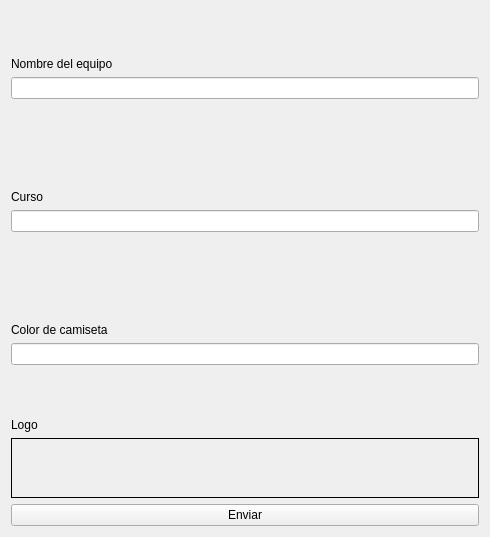
<?xml version="1.0" encoding="UTF-8"?>
<ui version="4.0">
 <class>Form</class>
 <widget class="QWidget" name="Form">
  <property name="geometry">
   <rect>
    <x>0</x>
    <y>0</y>
    <width>490</width>
    <height>537</height>
   </rect>
  </property>
  <property name="windowTitle">
   <string>Form</string>
  </property>
  <layout class="QVBoxLayout" name="verticalLayout">
   <item alignment="Qt::AlignmentFlag::AlignBottom">
    <widget class="QLabel" name="label_nombre_equipo">
     <property name="text">
      <string>Nombre del equipo</string>
     </property>
    </widget>
   </item>
   <item alignment="Qt::AlignmentFlag::AlignTop">
    <widget class="QLineEdit" name="lineEdit_equipo_nombre"/>
   </item>
   <item alignment="Qt::AlignmentFlag::AlignBottom">
    <widget class="QLabel" name="label_curso">
     <property name="text">
      <string>Curso</string>
     </property>
    </widget>
   </item>
   <item alignment="Qt::AlignmentFlag::AlignTop">
    <widget class="QLineEdit" name="lineEdit_curso"/>
   </item>
   <item alignment="Qt::AlignmentFlag::AlignBottom">
    <widget class="QLabel" name="label_camiseta">
     <property name="text">
      <string>Color de camiseta</string>
     </property>
    </widget>
   </item>
   <item>
    <widget class="QLineEdit" name="lineEdit_camiseta"/>
   </item>
   <item alignment="Qt::AlignmentFlag::AlignBottom">
    <widget class="QLabel" name="label_logo">
     <property name="text">
      <string>Logo</string>
     </property>
    </widget>
   </item>
   <item>
    <widget class="QLabel" name="label_imagen_vacia">
     <property name="frameShape">
      <enum>QFrame::Shape::Box</enum>
     </property>
     <property name="text">
      <string/>
     </property>
     <property name="scaledContents">
      <bool>true</bool>
     </property>
    </widget>
   </item>
   <item>
    <widget class="QPushButton" name="pushButton_enviar">
     <property name="text">
      <string>Enviar</string>
     </property>
    </widget>
   </item>
  </layout>
 </widget>
 <resources/>
 <connections/>
</ui>
